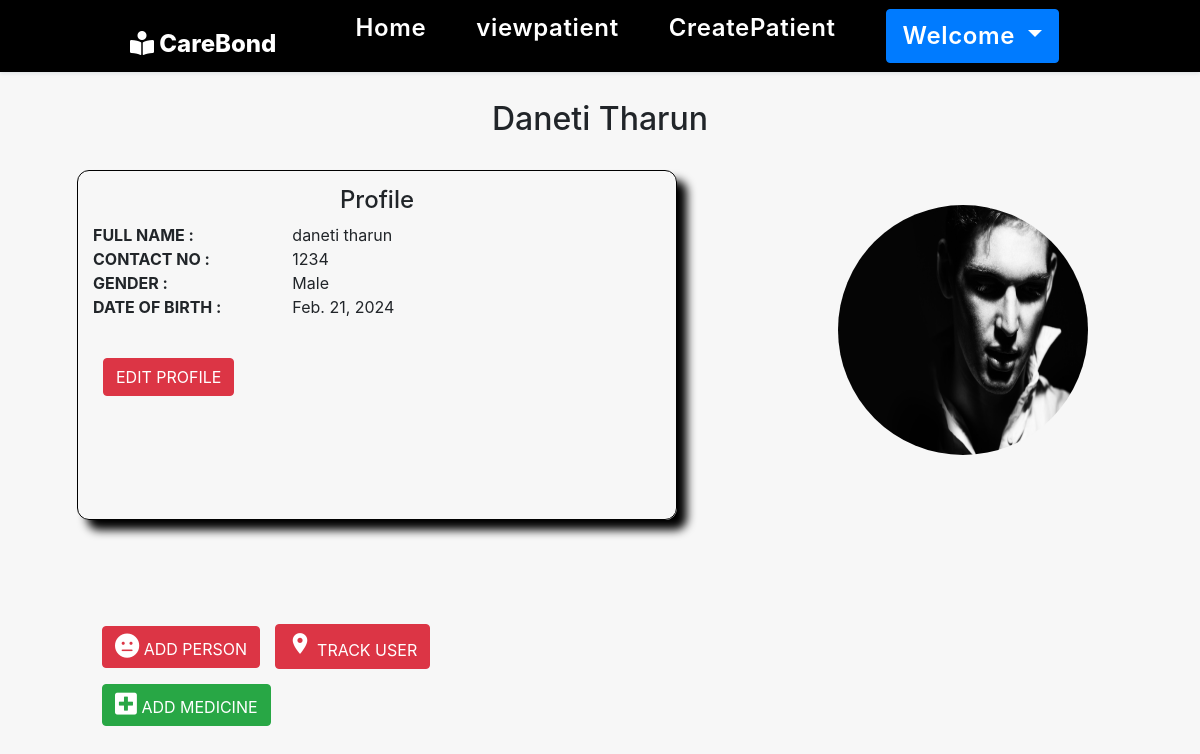
Page /patientedit/3 (signed in) on the committed database.
### Patient/models.py (models this page shows, shortened)
class Patient(models.Model):
    user=models.ForeignKey(User,null=True,on_delete=models.CASCADE)
    care=models.ForeignKey(CareTaker,null=True,on_delete=models.CASCADE)
    facial_image = models.ImageField(default='main\static\images\profile.png',upload_to='images')
    contact=models.CharField(null=True,unique=True,max_length=13)
    gender=models.CharField(null=True,max_length=6)
    dob=models.DateField(null=True)

### main/views.py (the view)
# urls.py: path("patientedit/<int:pid>",patientedit,name='patientedit'),
def patientedit(request,pid):
    if not request.user.is_authenticated:
        return redirect('gaurdainlogin')
    error=""
    d=Patient.objects.get(id=pid)
    b={'d':d}
    return render(request,'Patientedit.html',b)

### main/templates/patientedit.html (shortened to what this page needs)
{% extends 'carenav.html' %}
{% load static%}
{% block body%}
<div class="container" style="margin-top:90px;">
    <h2 class="text-center" style="text-transform: capitalize;"> {{d.user.last_name}} {{d.user.first_name}}</h2>
    <div class="box-container">
        <div class="box-tilt">
            <div class="content">
                <h4 align="center">Profile</h4>
                <div class="row">
                    <div class="col-md-4">
                        <b>FULL NAME : </b>
                    </div>
                    <div class="col-md-6">
                        {{d.user.last_name}} {{d.user.first_name}}
                    </div>
                </div>
                <div class="row">
                    <div class="col-md-4">
                        <b>CONTACT NO : </b>
                    </div>
                    <div class="col-md-4">
                        {{d.contact}}
                    </div>
                </div>
                <div class="row">
                    <div class="col-md-4">
                        <b>GENDER : </b>
                    </div>
                    <div class="col-md-4">
                        {{d.gender}}
                    </div>
                </div>
                <div class="row">
                    <div class="col-md-4">
                        <b>DATE OF BIRTH : </b>
                    </div>
                    <div class="col-md-4">
                        {{d.dob}}
                    </div>
                </div> <br>
                <a href="#" class="btn btn-danger">EDIT PROFILE</a>
            </div>
        </div>
        <div class="box-tilt2">
            <img draggable="false" src="{{d.facial_image.url}}" alt="" class="pro" />
        </div>
        <div class="box-tilt3">
            <a href="{% url 'addperson' d.id%}" class="btn btn-danger"><i class="fas fa-meh" style="font-size:25px"></i> ADD PERSON </a>
            <a href="#" class="btn btn-danger"><i class="material-icons" style="font-size:25px">location_on</i> TRACK USER</a>
            <a href="#" class="btn btn-success"><i class="fa fa-plus-square" style="font-size:25px"></i> ADD MEDICINE</a>
        </div>
    </div>
    {%endblock%}

### main/static/mystyle.css (style rules this page uses)
* { margin: 0; padding: 0; box-sizing: border-box; text-decoration: none; outline: none; border: none; transition: all 0.2s linear; }
html { overflow-x: hidden; scroll-behavior: smooth; }
body { background: #f7f7f7; padding: 10px; }
html { overflow-x: hidden; }
.box-container { justify-content: space-between; }

### main/templates/patientedit.html (style rules this page uses)
.box-container { display: flex; flex-wrap: wrap; gap: 1.5rem; margin: 2rem; }
.box-tilt { box-shadow: 1px 1px solid black; border: 1px solid black; width: 600px; height: 350px; padding: 15px; box-shadow: 10px 10px 10px black; border-radius: 12px; text-align: center; }
.box-tilt2 { box-shadow: 1px 1px solid black; width: 300px; height: 400px; padding: 15px; }
.box-tilt3 { box-shadow: 1px 1px solid black; width: 500px; padding: 15px; }
.pro { margin-top: 20px; width: 250px; height: 250px; border-radius: 50%; }
.content { text-align: left; }
a { margin-left: 10px; margin-top: 15px; }

### rows in the picture
Patient: user.last_name "Daneti", user.first_name "Tharun", user.last_name "daneti", user.first_name "tharun", contact "1234", gender "Male", dob "Feb. 21, 2024", facial_image (picture)
